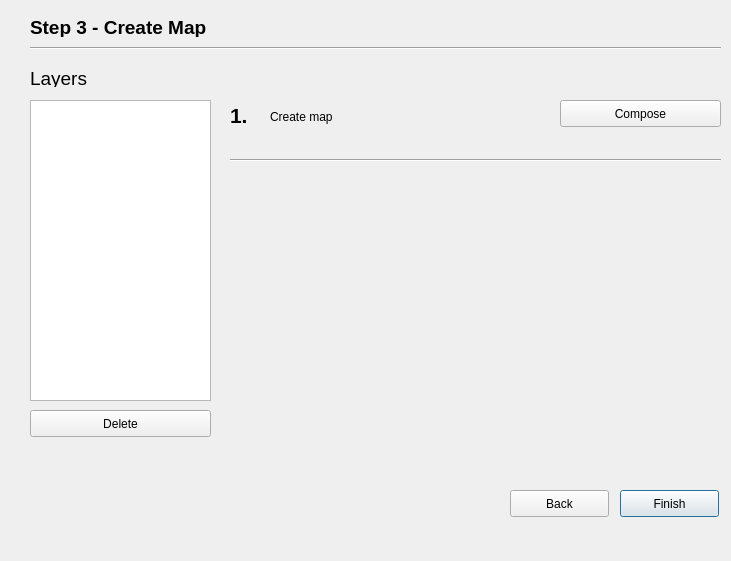
<?xml version="1.0" encoding="UTF-8"?>
<ui version="4.0">
 <class>WizardQuickmap2Base</class>
 <widget class="QDialog" name="WizardQuickmap2Base">
  <property name="geometry">
   <rect>
    <x>0</x>
    <y>0</y>
    <width>731</width>
    <height>561</height>
   </rect>
  </property>
  <property name="windowTitle">
   <string>Rapid Map Step 3 Wizard</string>
  </property>
  <widget class="QLabel" name="label">
   <property name="geometry">
    <rect>
     <x>270</x>
     <y>110</y>
     <width>291</width>
     <height>31</height>
    </rect>
   </property>
   <property name="text">
    <string>&lt;html&gt;&lt;head/&gt;&lt;body&gt;&lt;p&gt;Create map&lt;/p&gt;&lt;/body&gt;&lt;/html&gt;</string>
   </property>
   <property name="alignment">
    <set>Qt::AlignLeading|Qt::AlignLeft|Qt::AlignTop</set>
   </property>
   <property name="wordWrap">
    <bool>true</bool>
   </property>
  </widget>
  <widget class="QPushButton" name="next_btn">
   <property name="geometry">
    <rect>
     <x>620</x>
     <y>490</y>
     <width>99</width>
     <height>27</height>
    </rect>
   </property>
   <property name="text">
    <string>Finish</string>
   </property>
  </widget>
  <widget class="QLabel" name="label_2">
   <property name="geometry">
    <rect>
     <x>30</x>
     <y>16</y>
     <width>691</width>
     <height>21</height>
    </rect>
   </property>
   <property name="font">
    <font>
     <pointsize>14</pointsize>
     <weight>75</weight>
     <bold>true</bold>
    </font>
   </property>
   <property name="text">
    <string>&lt;html&gt;&lt;head/&gt;&lt;body&gt;&lt;p&gt;Step 3 - Create Map&lt;/p&gt;&lt;/body&gt;&lt;/html&gt;</string>
   </property>
  </widget>
  <widget class="Line" name="line">
   <property name="geometry">
    <rect>
     <x>30</x>
     <y>40</y>
     <width>691</width>
     <height>16</height>
    </rect>
   </property>
   <property name="orientation">
    <enum>Qt::Horizontal</enum>
   </property>
  </widget>
  <widget class="QPushButton" name="export_btn">
   <property name="geometry">
    <rect>
     <x>560</x>
     <y>100</y>
     <width>161</width>
     <height>27</height>
    </rect>
   </property>
   <property name="text">
    <string>Compose</string>
   </property>
  </widget>
  <widget class="QLabel" name="label_3">
   <property name="geometry">
    <rect>
     <x>230</x>
     <y>100</y>
     <width>21</width>
     <height>31</height>
    </rect>
   </property>
   <property name="font">
    <font>
     <pointsize>16</pointsize>
     <weight>75</weight>
     <bold>true</bold>
    </font>
   </property>
   <property name="text">
    <string>&lt;html&gt;&lt;head/&gt;&lt;body&gt;&lt;p&gt;1.&lt;/p&gt;&lt;/body&gt;&lt;/html&gt;</string>
   </property>
  </widget>
  <widget class="Line" name="line_2">
   <property name="geometry">
    <rect>
     <x>230</x>
     <y>150</y>
     <width>491</width>
     <height>20</height>
    </rect>
   </property>
   <property name="orientation">
    <enum>Qt::Horizontal</enum>
   </property>
  </widget>
  <widget class="QListView" name="layers_listView">
   <property name="geometry">
    <rect>
     <x>30</x>
     <y>100</y>
     <width>181</width>
     <height>301</height>
    </rect>
   </property>
  </widget>
  <widget class="QLabel" name="label_10">
   <property name="geometry">
    <rect>
     <x>30</x>
     <y>70</y>
     <width>161</width>
     <height>17</height>
    </rect>
   </property>
   <property name="font">
    <font>
     <pointsize>14</pointsize>
     <weight>50</weight>
     <bold>false</bold>
    </font>
   </property>
   <property name="text">
    <string>Layers</string>
   </property>
  </widget>
  <widget class="QPushButton" name="back_btn">
   <property name="geometry">
    <rect>
     <x>510</x>
     <y>490</y>
     <width>99</width>
     <height>27</height>
    </rect>
   </property>
   <property name="text">
    <string>Back</string>
   </property>
  </widget>
  <widget class="QPushButton" name="delete_layers_btn">
   <property name="geometry">
    <rect>
     <x>30</x>
     <y>410</y>
     <width>181</width>
     <height>27</height>
    </rect>
   </property>
   <property name="text">
    <string>Delete</string>
   </property>
  </widget>
 </widget>
 <resources/>
 <connections/>
</ui>
